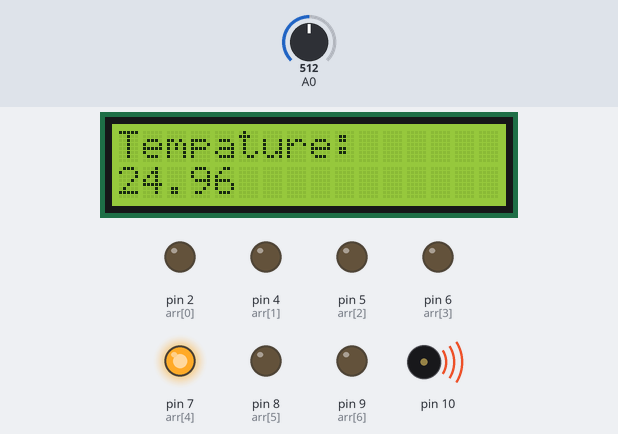
A sketch run on a simulated Arduino Uno, built with avr-gcc and run on an emulated ATmega328P. Shown: 16×2 character LCD, output pins drawn as LEDs (lit = HIGH), buzzer (waves = sounding). Inputs (shaded band) come from the test bench; at power-on: A0 = 512.

Above: at 1.2 s.
1.3 s: A0 set to 673
At 2.5 s:
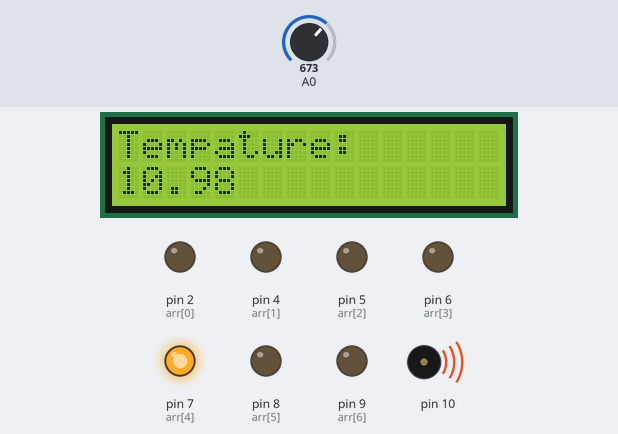
2.9 s: A0 set to 693
At 3.8 s:
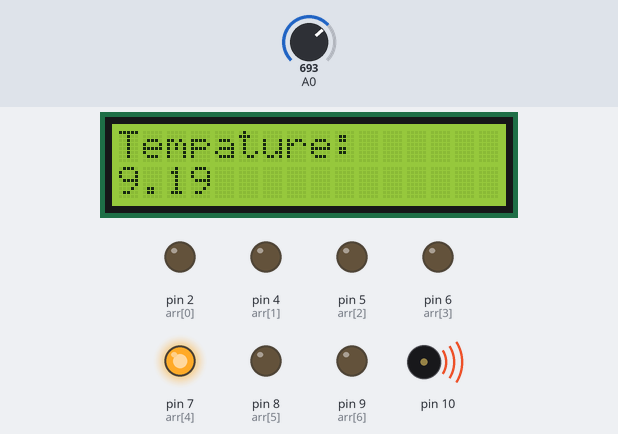
4.4 s: A0 set to 772
At 5.2 s:
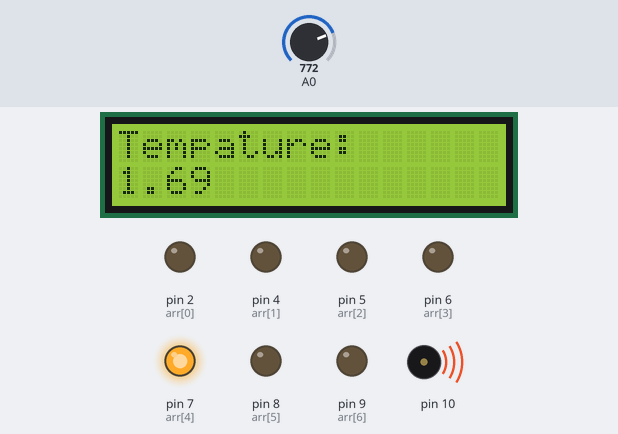
5.9 s: A0 set to 807
At 7.1 s:
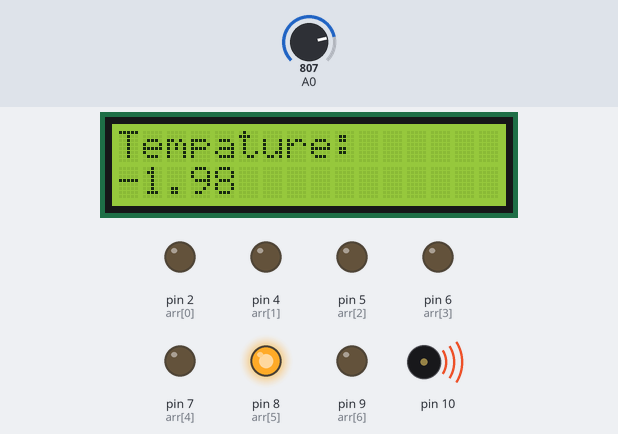
7.4 s: A0 set to 1023
At 7.9 s:
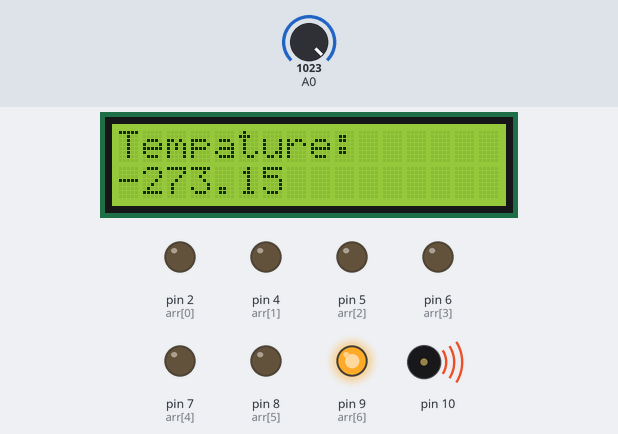
8.9 s: A0 set to 1006
At 10.1 s:
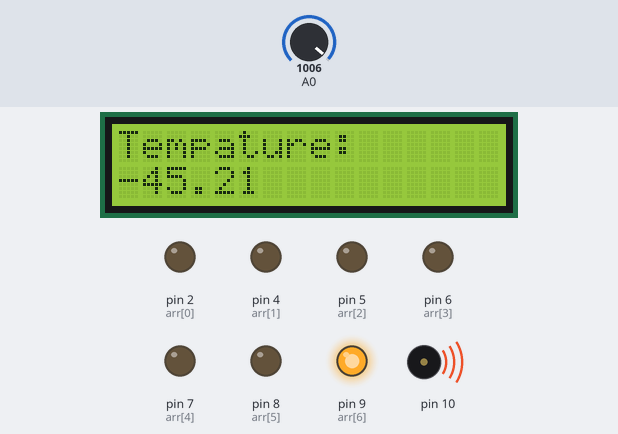
Timing chart, 0 to 11.5 s (numbered marks = the images above; inputs shaded):
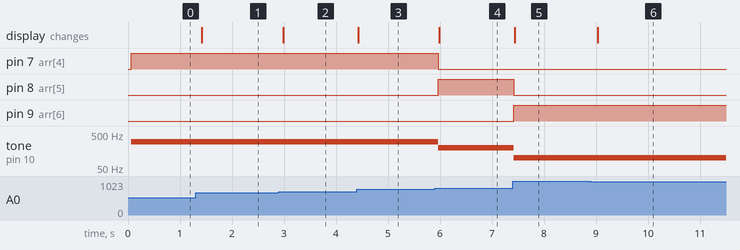

Measured:
- the behaviour switches between 684 and 685 on A0 (found by bisection; images 1 and 2)
- the behaviour switches between 788 and 789 on A0 (found by bisection; images 3 and 4)
- the behaviour switches between 1023 and 1022 on A0 (found by bisection; images 5 and 6)
- after the input at 1.3 s, the display: changes after 0.12 s (image 1)
- after the input at 2.9 s, the display: changes after 0.09 s (image 2)
- after the input at 4.4 s, the display: changes at once (image 3)
- after the input at 5.9 s, pin 7 (arr[4]): HIGH → LOW after 0.07 s; pin 8 (arr[5]): LOW → HIGH after 0.07 s; tone on pin 10: 300 Hz → 200 Hz after 0.07 s; the display: changes after 0.09 s (image 4)
- after the input at 7.4 s, pin 8 (arr[5]): HIGH → LOW at once; pin 9 (arr[6]): LOW → HIGH at once; tone on pin 10: 200 Hz → 100 Hz at once; the display: changes at once (image 5)
- after the input at 8.9 s, the display: changes after 0.13 s (image 6)

The sketch:

Thermometer.ino
```cpp
#include <math.h>
#include <LiquidCrystal_I2C.h>
#include <Wire.h>
void chooseRightOne(int);
LiquidCrystal_I2C lcd(0x27, 16, 2);
int arr[] = {2, 4, 5, 6, 7, 8, 9};
void setup()
{
  for (int i = 0; i < 7; i++){
    pinMode(arr[i], OUTPUT);
  }
  lcd.init();
  lcd.backlight();
  Serial.begin(9600);
}
void loop()
{
  double val = analogRead(0);
  double fenya = (val/1023)*5;
  double r = fenya/(5-fenya)*10000;
  double temp = 1/(log(r/10000) /3950 + 1/(25+273.15))-273.15;
  if (temp < -30){
    chooseRightOne(9);
    tone(10, 100);
  }
  else if (temp > -30 && temp <= 0){
    chooseRightOne(8);
    tone(10, 200);
  }
  else if (temp > 0 && temp <= 30){
    chooseRightOne(7);
    tone(10, 300);
  }
  else if (temp > 30 && temp <= 60){
    chooseRightOne(6);
    tone(10, 400);
  }
  else if (temp > 60 && temp <= 75){
    chooseRightOne(5);
    tone(10, 500);
  }
  else if (temp > 75 && temp <= 90){
    chooseRightOne(4);
    tone(10, 600);
  }
  else{
    chooseRightOne(2);
    tone(10, 700);
  }
  lcd.setCursor(0, 0);
  lcd.println("Tempature: ");

  lcd.setCursor(0, 1);
  lcd.println(temp);
  delay(100);
}

void chooseRightOne(int LED){
  for (int i = 0; i < 7; i++){
    if (arr[i] == LED){
      digitalWrite(arr[i], HIGH);
    }
    else{
      digitalWrite(arr[i], LOW);
    }
  }
}
```
